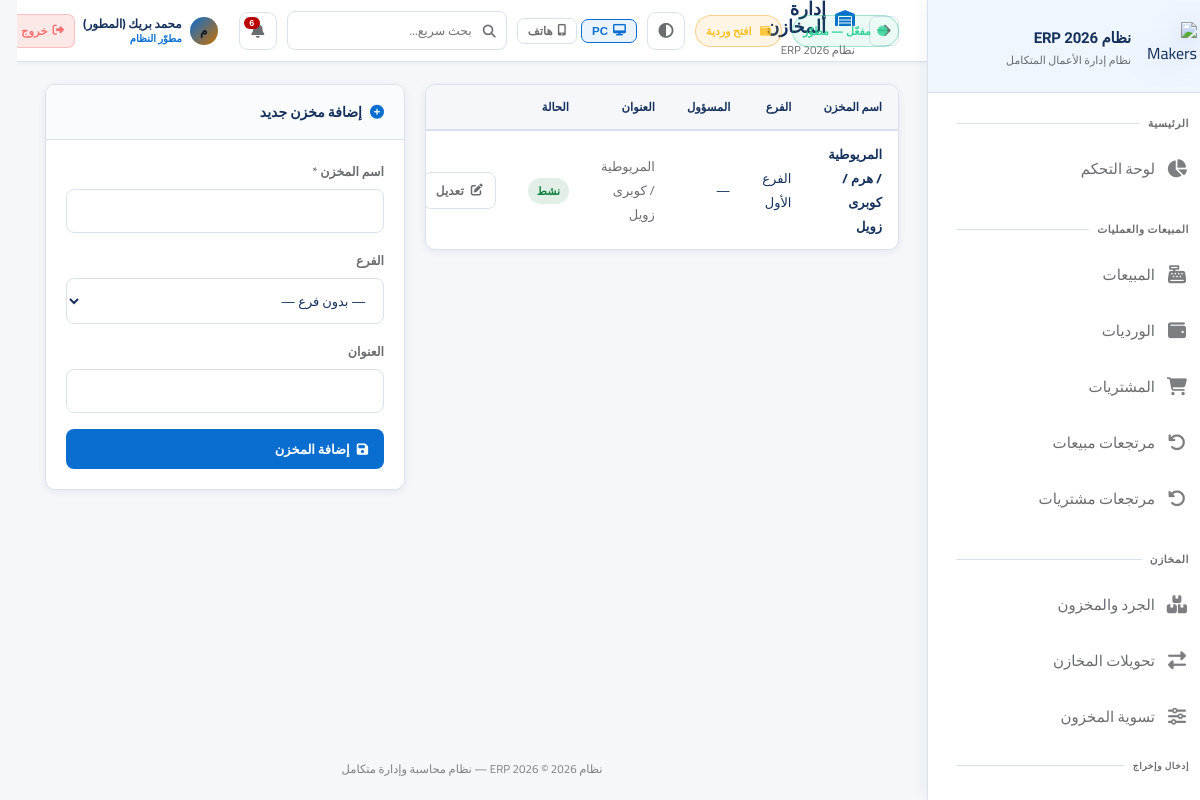
/settings/warehouses (signed in), run on the app's committed database.
### app.py (models this page shows, shortened)
class AppSetting(db.Model):
    id = db.Column(db.Integer, primary_key=True)
    key = db.Column(db.String(80), unique=True, nullable=False)
    value = db.Column(db.Text)

class User(UserMixin, db.Model):
    id = db.Column(db.Integer, primary_key=True)
    username = db.Column(db.String(80), unique=True, nullable=False)
    password_hash = db.Column(db.String(256))
    full_name = db.Column(db.String(120))
    role = db.Column(db.String(20), default='user')  # developer, admin, manager, user
    branch_id = db.Column(db.Integer, db.ForeignKey('branch.id'))
    is_active = db.Column(db.Boolean, default=True)
    created_at = db.Column(db.DateTime, default=datetime.utcnow)
    last_seen = db.Column(db.DateTime, nullable=True)
    last_ip = db.Column(db.String(64), nullable=True)
    last_user_agent = db.Column(db.String(256), nullable=True)
    permissions = db.Column(db.Text)  # JSON list of permission keys; empty = استخدام صلاحيات الدور

class Warehouse(db.Model):
    id = db.Column(db.Integer, primary_key=True)
    name = db.Column(db.String(100), nullable=False)
    branch_id = db.Column(db.Integer, db.ForeignKey('branch.id'))
    manager_id = db.Column(db.Integer, db.ForeignKey('user.id'))
    address = db.Column(db.String(200))
    is_active = db.Column(db.Boolean, default=True)
    manager = db.relationship('User', foreign_keys=[manager_id])

class Branch(db.Model):
    id = db.Column(db.Integer, primary_key=True)
    name = db.Column(db.String(100), nullable=False)
    address = db.Column(db.String(200))
    phone = db.Column(db.String(20))
    is_active = db.Column(db.Boolean, default=True)
    users = db.relationship('User', backref='branch', lazy=True)
    warehouses = db.relationship('Warehouse', backref='branch', lazy=True)

### app.py (the view)
@app.route('/settings/warehouses')
@login_required
@admin_required
def warehouses():
    warehouses = Warehouse.query.all()
    branches = Branch.query.filter_by(is_active=True).all()
    purge_ok = {wh.id: (not warehouse_has_operations(wh.id)) for wh in warehouses}
    return render_template('warehouses.html', warehouses=warehouses, branches=branches, purge_ok=purge_ok)

### templates/warehouses.html (shortened to what this page needs)
{% extends 'base.html' %}
{% set block_icon = 'fas fa-warehouse' %}
{% block content %}
<div style="display:grid;grid-template-columns:1fr 360px;gap:20px;align-items:start;" class="wh-page-grid">
<div class="card"><div class="table-container"><table>
    <thead><tr><th>اسم المخزن</th><th>الفرع</th><th>المسؤول</th><th>العنوان</th><th>الحالة</th><th style="width:200px;"></th></tr></thead>
    <tbody>
        {% for wh in warehouses %}
        <tr>
            <td style="font-weight:700;">{{ wh.name }}</td>
            <td>{{ wh.branch.name if wh.branch else '—' }}</td>
            <td>{{ wh.manager.full_name if wh.manager else '—' }}</td>
            <td style="color:var(--text-muted);">{{ wh.address or '—' }}</td>
            <td><span class="badge {{ 'badge-success' if wh.is_active else 'badge-secondary' }}">{{ 'نشط' if wh.is_active else 'موقوف' }}</span></td>
            <td style="white-space:nowrap;">
                <a href="{{ url_for('edit_warehouse', id=wh.id) }}" class="btn btn-sm btn-outline"><i class="fas fa-edit"></i> تعديل</a>
            </td>
        </tr>
        {% else %}
        <tr><td colspan="6"><div class="empty-state"><i class="fas fa-warehouse"></i><h3>لا توجد مخازن</h3></div></td></tr>
        {% endfor %}
    </tbody>
</table></div></div>
<div class="card">
    <div class="card-header"><div class="card-title"><i class="fas fa-plus-circle"></i> إضافة مخزن جديد</div></div>
    <div class="card-body">
        <form method="POST" action="{{ url_for('add_warehouse') }}">
            <div class="form-group"><label class="form-label">اسم المخزن *</label><input type="text" name="name" class="form-control" required></div>
            <div class="form-group">
                <label class="form-label">الفرع</label>
                <select name="branch_id" class="form-control">
                    <option value="">— بدون فرع —</option>
                </select>
            </div>
            <div class="form-group"><label class="form-label">العنوان</label><input type="text" name="address" class="form-control"></div>
            <button type="submit" class="btn btn-primary" style="width:100%;"><i class="fas fa-save"></i> إضافة المخزن</button>
        </form>
    </div>
</div>
</div>
{% endblock %}

### templates/base.html (shortened to what this page needs)
<!DOCTYPE html>
<html lang="ar" dir="rtl" data-theme="fiori" data-layout-default="{{ layout_max_width | default('1400px') }}">
<head>
    <link rel="stylesheet" href="https://cdnjs.cloudflare.com/ajax/libs/font-awesome/6.5.0/css/all.min.css">
    <link rel="stylesheet" href="{{ url_for('static', filename='css/style.css') }}">
</head>
<body>
<aside class="sidebar sidebar-enterprise" id="sidebar">
    <div class="sidebar-logo">
        <div class="logo-icon">
            <img src="{{ url_for('static', filename='img/logo-makers-erp-3d.png') }}" alt="Makers ERP">
        </div>
        <div class="logo-text">
            <div class="name">{{ app_brand_title | default('النظام المحاسبي الذكي ERP') }}</div>
            <div class="sub">نظام إدارة الأعمال المتكامل</div>
        </div>
    </div>
    <nav class="sidebar-nav" id="sidebarNav" style="display:flex;flex-direction:column;padding-bottom:8px;">
        <div class="nav-section">
            <div class="nav-label">الرئيسية</div>
            {% if can('dashboard') %}
            <a href="{{ url_for('dashboard') }}" class="nav-link {% if request.endpoint=='dashboard' %}active{% endif %}">
                <i class="fas fa-chart-pie"></i><span class="label">لوحة التحكم</span>
            </a>
            {% endif %}
        </div>
        {% if can('sales') or can('purchases') or can('returns') %}
        <div class="nav-section">
            <div class="nav-label">المبيعات والعمليات</div>
            {% if can('sales') %}
            <a href="{{ url_for('sales') }}" class="nav-link ">
                <i class="fas fa-cash-register"></i><span class="label">المبيعات</span>
            </a>
            {% endif %}
            {% if can('shifts') %}
            <a href="{{ url_for('shifts') }}" class="nav-link {% if 'shift' in (request.endpoint or '') %}active{% endif %}">
                <i class="fas fa-wallet"></i><span class="label">الورديات</span>
            </a>
            {% endif %}
            {% if can('purchases') %}
            <a href="{{ url_for('purchases') }}" class="nav-link {% if 'purchase' in (request.endpoint or '') and 'return' not in (request.endpoint or '') and 'report' not in (request.endpoint or '') %}active{% endif %}">
                <i class="fas fa-shopping-cart"></i><span class="label">المشتريات</span>
            </a>
            {% endif %}
            {% if can('returns') %}
            <a href="{{ url_for('sale_returns') }}" class="nav-link {% if request.endpoint in ['sale_returns','new_sale_return'] %}active{% endif %}">
                <i class="fas fa-undo"></i><span class="label">مرتجعات مبيعات</span>
            </a>
            <a href="{{ url_for('purchase_returns') }}" class="nav-link {% if request.endpoint in ['purchase_returns','new_purchase_return'] %}active{% endif %}">
                <i class="fas fa-undo-alt"></i><span class="label">مرتجعات مشتريات</span>
            </a>
            {% endif %}
        </div>
        {% endif %}
        {% if can('inventory') or can('transfers') or can('adjust_stock') %}
        <div class="nav-section">
            <div class="nav-label">المخازن</div>
            {% if can('inventory') %}
            <a href="{{ url_for('inventory') }}" class="nav-link {% if request.endpoint=='inventory' %}active{% endif %}">
                <i class="fas fa-boxes"></i><span class="label">الجرد والمخزون</span>
            </a>
            {% endif %}
            {% if can('transfers') %}
            <a href="{{ url_for('transfers') }}" class="nav-link {% if 'transfer' in (request.endpoint or '') %}active{% endif %}">
                <i class="fas fa-exchange-alt"></i><span class="label">تحويلات المخازن</span>
            </a>
            {% endif %}
            {% if can('adjust_stock') %}
            <a href="{{ url_for('adjust_stock') }}" class="nav-link {% if request.endpoint=='adjust_stock' %}active{% endif %}">
                <i class="fas fa-sliders-h"></i><span class="label">تسوية المخزون</span>
            </a>
            {% endif %}
            {% if can('inventory') %}
            <div class="nav-label" style="padding-top:10px;font-size:9px;">إدخال وإخراج</div>
            <a href="{{ url_for('inventory_memos_list') }}" class="nav-link ">
            </a>
            {% endif %}
        </div>
        {% endif %}
    </nav>
</aside>
<main class="main-content">
    <div class="topbar">
        <div style="display:flex;align-items:center;gap:14px;">
            <button type="button" onclick="history.back()" class="icon-btn" title="رجوع" style="font-size:15px;flex-shrink:0;"><i class="fas fa-arrow-right"></i></button>
            <div>
                <div class="page-title"><i class="{{ block_icon | default('fas fa-home') }}"></i>{% block page_title %}الرئيسية{% endblock %}</div>
                <div class="breadcrumb">{% block breadcrumb %}{{ app_brand_title }}{% endblock %}</div>
            </div>
        </div>
        <div class="topbar-right">
            {% if subscription_status %}
            <span class="sub-pill {% if subscription_status.kind in ('developer','permanent') %}ok{% elif subscription_status.kind in ('expired','none') %}bad{% else %}warn{% endif %}" title="حالة الاشتراك / الترخيص">
                <i class="fas fa-certificate" style="margin-left:6px;opacity:.85;"></i>{{ subscription_status.line }}
            </span>
            {% endif %}
            {% if current_open_shift %}
            <a href="{{ url_for('shift_detail', id=current_open_shift.id) }}" class="sub-pill ok" title="لديك وردية مفتوحة" style="text-decoration:none;">
                <i class="fas fa-wallet" style="margin-left:6px;opacity:.85;"></i> وردية مفتوحة
            </a>
            {% elif can('shifts') %}
            <a href="{{ url_for('open_shift') }}" class="sub-pill warn" title="لا توجد وردية مفتوحة" style="text-decoration:none;">
                <i class="fas fa-wallet" style="margin-left:6px;opacity:.85;"></i> افتح وردية
            </a>
            {% endif %}
            <button type="button" class="theme-toggle" onclick="erpToggleTheme()" title="تبديل الثيم (Fiori / فاتح / داكن)"><i class="fas fa-adjust"></i></button>
            <div class="erp-device-layout-tools" style="display:flex;align-items:center;gap:4px;flex-shrink:0;" title="وضع العرض — يُحفظ على هذا الجهاز فقط">
                <button type="button" id="btnLayoutPC" onclick="erpSetLayout('pc')" title="عرض PC"
                    style="display:flex;align-items:center;gap:5px;padding:5px 10px;border-radius:7px;font-size:11.5px;font-weight:700;
                           border:1px solid var(--border);background:transparent;color:var(--text-muted);cursor:pointer;transition:all .18s;">
                    <i class="fas fa-desktop"></i> PC
                </button>
                <button type="button" id="btnLayoutPhone" onclick="erpSetLayout('phone')" title="عرض هاتف"
                    style="display:flex;align-items:center;gap:5px;padding:5px 10px;border-radius:7px;font-size:11.5px;font-weight:700;
                           border:1px solid var(--border);background:transparent;color:var(--text-muted);cursor:pointer;transition:all .18s;">
                    <i class="fas fa-mobile-alt"></i> هاتف
                </button>
            </div>
            <div style="position:relative;" id="globalSearchWrapper">
                <div style="position:relative;">
                    <i class="fas fa-search" style="position:absolute;right:11px;top:50%;transform:translateY(-50%);color:var(--text-muted);font-size:13px;pointer-events:none;"></i>
                    <input type="text" id="globalSearchInput" placeholder="بحث سريع..." autocomplete="off"
                        style="width:220px;padding:7px 34px 7px 12px;background:rgba(255,255,255,.04);border:1px solid var(--border);
                               border-radius:8px;color:var(--text);font-family:Cairo,sans-serif;font-size:12.5px;transition:all .2s;"
                        onfocus="this.style.borderColor='var(--accent)';this.style.width='280px'"
                        onblur="setTimeout(()=>{this.style.borderColor='';this.style.width='220px';closeGlobalSearch()},200)">
                </div>
            </div>
            <div style="position:relative;" id="notifWrapper">
                <button class="notif-btn" onclick="toggleNotif()" title="الإشعارات">
                    <i class="fas fa-bell"></i>
                    <span class="notif-count" id="notifCount"></span>
                </button>
            </div>
            <div style="display:flex;align-items:center;gap:8px;padding:4px 10px;border-radius:10px;
                        background:rgba(255,255,255,.05);border:1px solid rgba(255,255,255,.09);
                        backdrop-filter:blur(12px);-webkit-backdrop-filter:blur(12px);flex-shrink:0;">
                <div style="width:28px;height:28px;border-radius:50%;background:linear-gradient(135deg,var(--accent),#c97000);
                            display:flex;align-items:center;justify-content:center;font-size:12px;font-weight:800;color:#0f1422;flex-shrink:0;">
                </div>
                <div style="line-height:1.3;min-width:0;">
                    <div style="font-size:12px;font-weight:700;color:var(--text);white-space:nowrap;overflow:hidden;text-overflow:ellipsis;max-width:100px;">
                        {{ current_user.full_name or current_user.username }}
                    </div>
                    <div style="font-size:10px;color:var(--accent);font-weight:600;">
                        {% if current_user.role=='developer' %}مطوّر النظام
                        {% elif current_user.role=='admin' %}مدير النظام
                        {% elif current_user.role=='manager' %}مشرف
                        {% else %}مستخدم{% endif %}
                    </div>
                </div>
                <a href="{{ url_for('logout') }}" title="تسجيل الخروج"
                   style="display:flex;align-items:center;gap:5px;padding:5px 10px;border-radius:7px;
                          background:rgba(239,68,68,.12);border:1px solid rgba(239,68,68,.25);
                          color:#f87171;font-size:11.5px;font-weight:700;text-decoration:none;white-space:nowrap;
                          transition:all .18s;flex-shrink:0;"
                   onmouseover="this.style.background='rgba(239,68,68,.22)';this.style.borderColor='rgba(239,68,68,.5)'"
                   onmouseout="this.style.background='rgba(239,68,68,.12)';this.style.borderColor='rgba(239,68,68,.25)'">
                    <i class="fas fa-sign-out-alt"></i> خروج
                </a>
            </div>
        </div>
    </div>
    <div class="content fade-in">
        {% block content %}{% endblock %}
    </div>
    <div class="app-footer-note">{{ app_brand_title }} © 2026 — نظام محاسبة وإدارة متكامل</div>
</main>
</body>
</html>

### data on the page
AppSetting: value "نظام ERP 2026"
User: full_name "محمد بريك (المطور)"
Warehouse: name "المريوطية / هرم / كوبرى زويل", branch "الفرع الأول", address "المريوطية / كوبرى زويل", is_active "نشط"

### other printed values
{{ subscription_status.line }} "مفعّل — مطوّر"
